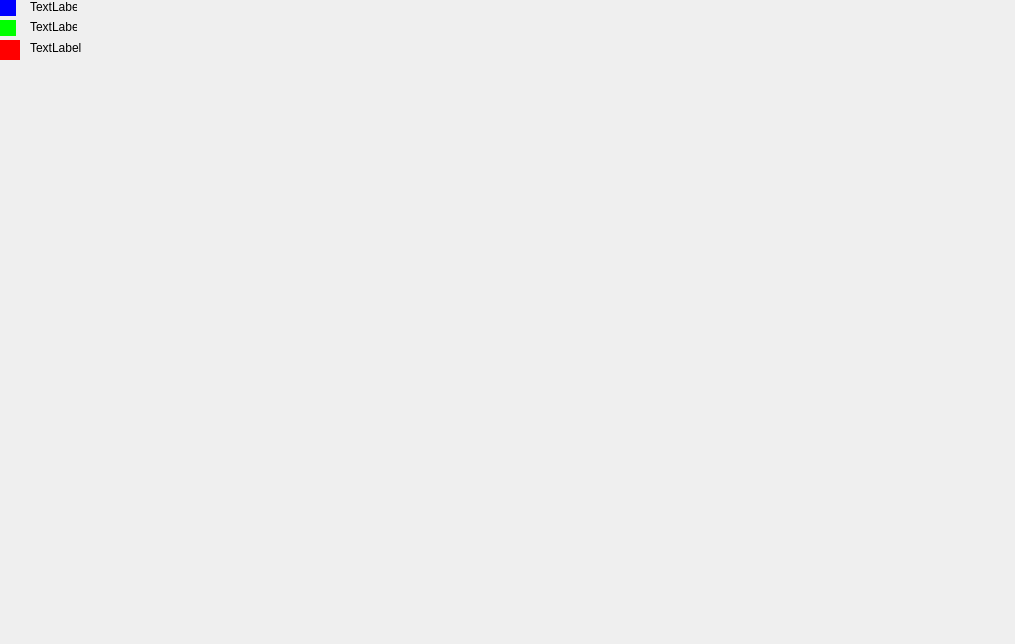
<?xml version="1.0" encoding="UTF-8"?>
<ui version="4.0">
 <class>stati</class>
 <widget class="QDialog" name="stati">
  <property name="geometry">
   <rect>
    <x>0</x>
    <y>0</y>
    <width>1015</width>
    <height>644</height>
   </rect>
  </property>
  <property name="windowTitle">
   <string>Dialog</string>
  </property>
  <widget class="QLabel" name="label_3">
   <property name="geometry">
    <rect>
     <x>30</x>
     <y>20</y>
     <width>47</width>
     <height>13</height>
    </rect>
   </property>
   <property name="text">
    <string>TextLabel</string>
   </property>
  </widget>
  <widget class="QWidget" name="widget" native="true">
   <property name="geometry">
    <rect>
     <x>0</x>
     <y>0</y>
     <width>16</width>
     <height>16</height>
    </rect>
   </property>
   <property name="styleSheet">
    <string notr="true">
background-color: rgb(0, 0, 255);</string>
   </property>
   <widget class="QWidget" name="widget_4" native="true">
    <property name="geometry">
     <rect>
      <x>10</x>
      <y>10</y>
      <width>16</width>
      <height>16</height>
     </rect>
    </property>
    <property name="styleSheet">
     <string notr="true">
background-color: rgb(0, 0, 255);</string>
    </property>
   </widget>
  </widget>
  <widget class="QWidget" name="widget_6" native="true">
   <property name="geometry">
    <rect>
     <x>0</x>
     <y>20</y>
     <width>16</width>
     <height>16</height>
    </rect>
   </property>
   <property name="styleSheet">
    <string notr="true">background-color: rgb(0, 255, 0);</string>
   </property>
  </widget>
  <widget class="QLabel" name="label_4">
   <property name="geometry">
    <rect>
     <x>30</x>
     <y>40</y>
     <width>131</width>
     <height>16</height>
    </rect>
   </property>
   <property name="text">
    <string>TextLabel</string>
   </property>
  </widget>
  <widget class="QWidget" name="widget_5" native="true">
   <property name="geometry">
    <rect>
     <x>0</x>
     <y>40</y>
     <width>20</width>
     <height>20</height>
    </rect>
   </property>
   <property name="styleSheet">
    <string notr="true">background-color: rgb(255, 0, 0);</string>
   </property>
  </widget>
  <widget class="QLabel" name="label_2">
   <property name="geometry">
    <rect>
     <x>30</x>
     <y>0</y>
     <width>47</width>
     <height>13</height>
    </rect>
   </property>
   <property name="text">
    <string>TextLabel</string>
   </property>
  </widget>
 </widget>
 <resources/>
 <connections/>
</ui>
